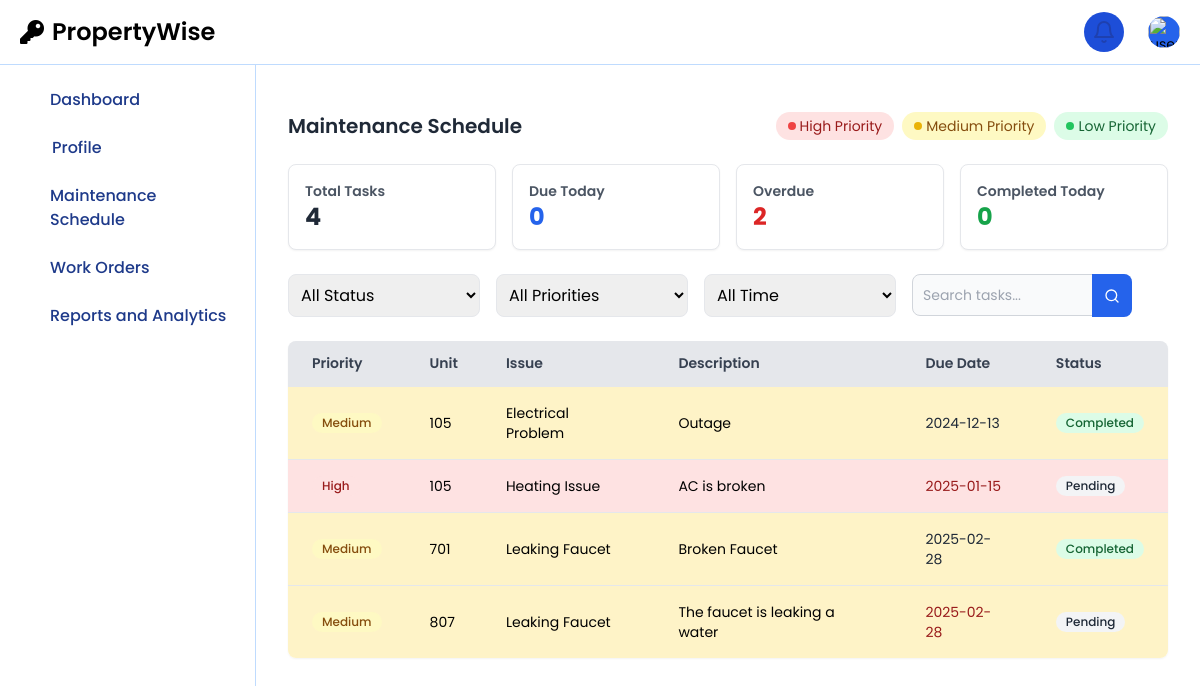
/staff/staffSchedule.php (signed in), run on the app's committed database.
### tables this page shows
CREATE TABLE `maintenance_requests` (
  `id` int(11) NOT NULL,
  `user_id` int(11) NOT NULL,
  `unit` varchar(50) NOT NULL,
  `issue` varchar(100) NOT NULL,
  `description` text NOT NULL,
  `action_taken` text DEFAULT NULL,
  `maintenance_cost` decimal(10,2) DEFAULT NULL,
  `completion_date` datetime DEFAULT NULL,
  `service_date` date NOT NULL,
  `status` enum('Pending','In Progress','Completed') DEFAULT 'Pending',
  `report_pdf` varchar(255) DEFAULT NULL,
  `image` varchar(255) DEFAULT NULL,
  `created_at` timestamp NOT NULL DEFAULT current_timestamp(),
  `updated_at` timestamp NOT NULL DEFAULT current_timestamp() ON UPDATE current_timestamp(),
  `assigned_to` int(11) DEFAULT NULL,
  `priority` enum('high','medium','low') NOT NULL DEFAULT 'medium',
  `archived` tinyint(1) DEFAULT 0
);

### staff/staffSchedule.php (the view, shortened to what this page needs)
<?php
require '../session/db.php';
$staffId = $_SESSION['staff_id'];
$query = "SELECT * FROM maintenance_requests WHERE archived = 0 AND assigned_to = ? ORDER BY service_date ASC";
$stmt = $conn->prepare($query);
$stmt->bind_param('i', $staffId);
$stmt->execute();
$result = $stmt->get_result();
$requests = [];
while ($row = $result->fetch_assoc()) {
    $requests[] = $row;
}
$totalTasks = count($requests);
$dueToday = 0;
$overdue = 0;
$completedToday = 0;
$today = date('Y-m-d');
foreach ($requests as $request) {
    if ($request['service_date'] < $today && $request['status'] != 'Completed') {
        $overdue++;
    }
}
?>
<!DOCTYPE html>
<html lang="en">
<head>
    <script src="https://cdn.tailwindcss.com"></script>
</head>
<body>
<?php include('staffNavbar.php'); ?>
<?php include('staffSidebar.php'); ?>
<div class="sm:ml-64 p-4 sm:p-8 mx-auto">
    <div class="mt-16 sm:mt-20">
        <div class="flex flex-col sm:flex-row justify-between items-center mb-6">
            <h1 class="text-lg sm:text-xl font-semibold text-gray-800 mb-4 sm:mb-0">Maintenance Schedule</h1>
            <div class="flex flex-wrap gap-2">
                <span class="inline-flex items-center px-3 py-1 rounded-full text-xs sm:text-sm bg-red-100 text-red-800">
                    <span class="w-2 h-2 mr-1 rounded-full bg-red-500"></span>High Priority
                </span>
                <span class="inline-flex items-center px-3 py-1 rounded-full text-xs sm:text-sm bg-yellow-100 text-yellow-800">
                    <span class="w-2 h-2 mr-1 rounded-full bg-yellow-500"></span>Medium Priority
                </span>
                <span class="inline-flex items-center px-3 py-1 rounded-full text-xs sm:text-sm bg-green-100 text-green-800">
                    <span class="w-2 h-2 mr-1 rounded-full bg-green-500"></span>Low Priority
                </span>
            </div>
        </div>
        <div class="grid grid-cols-1 sm:grid-cols-2 md:grid-cols-4 gap-4 mb-6">
            <div class="bg-white p-4 rounded-lg shadow-sm border border-gray-200">
                <h3 class="text-sm font-semibold text-gray-600">Total Tasks</h3>
                <p class="text-2xl font-bold text-gray-800"><?php echo $totalTasks; ?></p>
            </div>
            <div class="bg-white p-4 rounded-lg shadow-sm border border-gray-200">
                <h3 class="text-sm font-semibold text-gray-600">Due Today</h3>
                <p class="text-2xl font-bold text-blue-600"><?php echo $dueToday; ?></p>
            </div>
            <div class="bg-white p-4 rounded-lg shadow-sm border border-gray-200">
                <h3 class="text-sm font-semibold text-gray-600">Overdue</h3>
                <p class="text-2xl font-bold text-red-600"><?php echo $overdue; ?></p>
            </div>
            <div class="bg-white p-4 rounded-lg shadow-sm border border-gray-200">
                <h3 class="text-sm font-semibold text-gray-600">Completed Today</h3>
                <p class="text-2xl font-bold text-green-600"><?php echo $completedToday; ?></p>
            </div>
        </div>
        <div class="mb-6 flex flex-col sm:flex-row gap-4">
            <div class="relative w-full sm:w-48">
                <select id="statusFilter" class="w-full p-2 border rounded-lg text-sm sm:text-base">
                    <option value="">All Status</option>
                </select>
            </div>
            <div class="relative w-full sm:w-48">
                <select id="priorityFilter" class="w-full p-2 border rounded-lg text-sm sm:text-base">
                    <option value="">All Priorities</option>
                </select>
            </div>
            <div class="relative w-full sm:w-48">
                <select id="timeFilter" class="w-full p-2 border rounded-lg text-sm sm:text-base">
                    <option value="">All Time</option>
                </select>
            </div>
            <div class="relative w-full sm:w-1/4">
                <input type="text" id="search-keyword" placeholder="Search tasks..." class="block p-2.5 w-full text-sm text-gray-900 bg-gray-50 rounded-lg border border-gray-300 focus:ring-blue-500 focus:border-blue-500 pr-10">
                <button type="button" id="search-button" class="absolute inset-y-0 right-0 flex items-center px-3 bg-blue-600 text-white rounded-r-lg">
                    <i data-feather="search" class="w-4 h-4"></i>
                </button>
            </div>
        </div>
        <div class="bg-white rounded-lg shadow-sm overflow-hidden">
            <div class="overflow-x-auto">
                <table class="min-w-full divide-y divide-gray-200">
                    <thead class="bg-gray-50">
                        <tr>
                            <th class="px-4 sm:px-6 py-3 text-left text-xs sm:text-sm font-semibold text-gray-700 border-b-2 border-gray-200 bg-gray-200">Priority</th>
                            <th class="px-4 sm:px-6 py-3 text-left text-xs sm:text-sm font-semibold text-gray-700 border-b-2 border-gray-200 bg-gray-200">Unit</th>
                            <th class="px-4 sm:px-6 py-3 text-left text-xs sm:text-sm font-semibold text-gray-700 border-b-2 border-gray-200 bg-gray-200">Issue</th>
                            <th class="px-4 sm:px-6 py-3 text-left text-xs sm:text-sm font-semibold text-gray-700 border-b-2 border-gray-200 bg-gray-200">Description</th>
                            <th class="px-4 sm:px-6 py-3 text-left text-xs sm:text-sm font-semibold text-gray-700 border-b-2 border-gray-200 bg-gray-200">Due Date</th>
                            <th class="px-4 sm:px-6 py-3 text-left text-xs sm:text-sm font-semibold text-gray-700 border-b-2 border-gray-200 bg-gray-200">Status</th>
                        </tr>
                    </thead>
                    <tbody id="workOrdersTableBody" class="bg-white divide-y divide-gray-200">
                        <?php foreach ($requests as $request): ?>
                            <?php
                            $priorityClass = '';
                            if ($request['priority'] == 'high') {
                                $priorityClass = 'priority-high';
                            } elseif ($request['priority'] == 'medium') {
                                $priorityClass = 'priority-medium';
                            } elseif ($request['priority'] == 'low') {
                                $priorityClass = 'priority-low';
                            }
                            $dueDateColor = '';
                            if ($request['service_date'] == $today) {
                                $dueDateColor = 'text-red-600';
                            } elseif ($request['service_date'] < $today && $request['status'] != 'Completed') {
                                $dueDateColor = 'text-red-800';
                            } else {
                                $dueDateColor = 'text-gray-800';
                            }
                            ?>
                            <tr class="<?php echo $priorityClass; ?>">
                                <td class="px-4 sm:px-6 py-4">
                                    <span class="inline-flex items-center px-2.5 py-0.5 rounded-full text-xs font-medium bg-<?php echo $request['priority'] == 'high' ? 'red' : ($request['priority'] == 'medium' ? 'yellow' : 'green'); ?>-100 text-<?php echo $request['priority'] == 'high' ? 'red' : ($request['priority'] == 'medium' ? 'yellow' : 'green'); ?>-800">
                                        <?php echo ucfirst($request['priority']); ?>
                                    </span>
                                </td>
                                <td class="px-4 sm:px-6 py-4 text-sm"><?php echo htmlspecialchars($request['unit']); ?></td>
                                <td class="px-4 sm:px-6 py-4 text-sm"><?php echo htmlspecialchars($request['issue']); ?></td>
                                <td class="px-4 sm:px-6 py-4 text-sm"><?php echo htmlspecialchars($request['description']); ?></td>
                                <td class="px-4 sm:px-6 py-4 text-sm <?php echo $dueDateColor; ?>"><?php echo htmlspecialchars($request['service_date']); ?></td>
                                <td class="px-4 sm:px-6 py-4 text-sm">
                                    <span class="inline-flex items-center px-2.5 py-0.5 rounded-full text-xs font-medium bg-<?php echo $request['status'] == 'Pending' ? 'gray' : ($request['status'] == 'In Progress' ? 'yellow' : 'green'); ?>-100 text-<?php echo $request['status'] == 'Pending' ? 'gray' : ($request['status'] == 'In Progress' ? 'yellow' : 'green'); ?>-800">
                                        <?php echo $request['status']; ?>
                                    </span>
                                </td>
                            </tr>
                        <?php endforeach; ?>
                    </tbody>
                </table>
            </div>
        </div>
    </div>
</div>
</body>
</html>

### staff/staffSchedule.php (style rules this page uses)
body { font-family: 'Poppins', sans-serif; }
.priority-high { background-color: #FEE2E2; }
.priority-medium { background-color: #FEF3C7; }

### staff/staffSidebar.php (style rules this page uses)
body { font-family: 'Poppins', sans-serif; }

### data on the page
maintenance_requests: priority "Medium", unit "105", issue "Electrical Problem", description "Outage", service_date "2024-12-13", status "Completed"
maintenance_requests: priority "High", unit "105", issue "Heating Issue", description "AC is broken", service_date "2025-01-15", status "Pending"
maintenance_requests: priority "Medium", unit "701", issue "Leaking Faucet", description "Broken Faucet", service_date "2025-02-28", status "Completed"
maintenance_requests: priority "Medium", unit "807", issue "Leaking Faucet", description "The faucet is leaking a water", service_date "2025-02-28", status "Pending"

### other printed values
$totalTasks "4"
$dueToday "0"
$overdue "2"
$completedToday "0"
